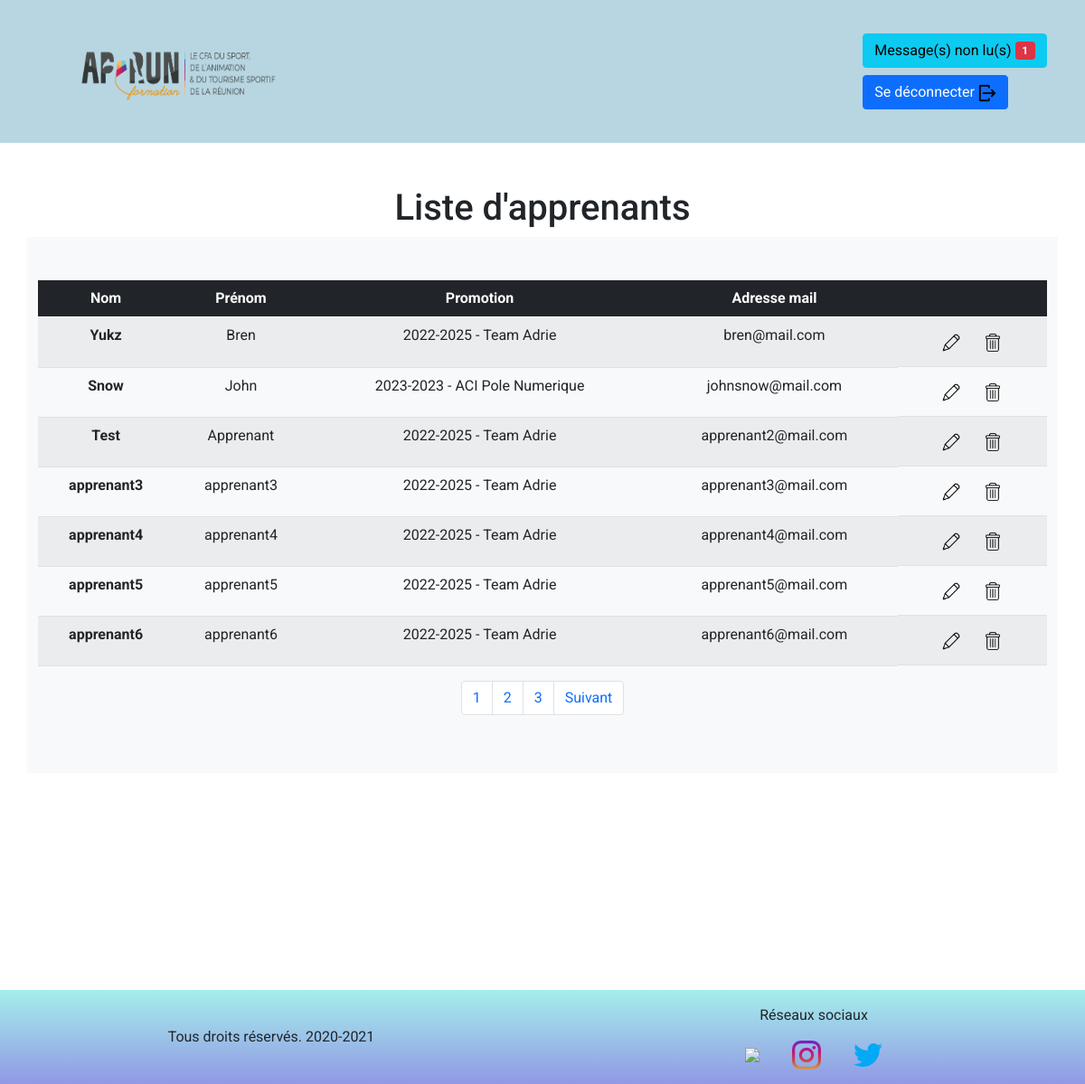
Page /pages/admin_liste_apprenants.php on the committed database.
### tables this page shows
CREATE TABLE `utilisateur_role` (
  `id` int(11) NOT NULL,
  `id_user` varchar(100) NOT NULL,
  `id_role` varchar(100) NOT NULL
);

CREATE TABLE `utilisateur` (
  `id_user` varchar(100) NOT NULL,
  `nom` varchar(100) NOT NULL,
  `prenom` varchar(100) NOT NULL,
  `email` varchar(150) NOT NULL,
  `mdp` text NOT NULL
);

CREATE TABLE `promotion` (
  `id_promo` varchar(100) NOT NULL,
  `nom` varchar(100) NOT NULL,
  `formation` varchar(100) NOT NULL,
  `debut` int(11) NOT NULL,
  `fin` int(11) NOT NULL,
  `duree` int(11) NOT NULL
);

### includes/liste_apprenant.php (the view, shortened to what this page needs)
<?php
require_once 'bdd.php';
$results_per_page = 7;
if (!isset($_GET['page'])) {
    $page = 1;
} else {
    $page = $_GET['page'];
}
$limit_result = ($page - 1) * $results_per_page;
$req = $bdd->prepare(" SELECT utilisateur.id_user AS id, utilisateur.nom AS nom_user , utilisateur.prenom AS prenom_user, utilisateur.email AS email, promotion.nom AS promo_nom, utilisateur_role.id_role AS user_role, promotion.debut AS promo_debut, promotion.fin AS promo_fin
                        FROM `utilisateur_role`
                        INNER JOIN `utilisateur` ON utilisateur.id_user = utilisateur_role.id_user
                        INNER JOIN `utilisateur_promotion` ON utilisateur.id_user = utilisateur_promotion.id_user
                        INNER JOIN `promotion` ON promotion.id_promo = utilisateur_promotion.id_promo
                        WHERE id_role = '1'
                        LIMIT  $limit_result , $results_per_page
                        ");
$req->execute();
$tab_utilisateur = $req->fetchAll(PDO::FETCH_ASSOC);
foreach ($tab_utilisateur as $key => $value) {
?>
        <tr>
            <th scope="row"><?= $value['nom_user'] ?></th>
            <td><?= $value['prenom_user'] ?></td>
            <td><?= $value['promo_debut'] . '-' . $value['promo_fin'] . ' - ' . $value['promo_nom']  ?></td>
            <td><?= $value['email'] ?></td>
            <td class="d-flex justify-content-center">
                <form action="../pages/formulaire_modification.php" method="POST">
                    <button class="btn" type="submit" name="modifier">
                        <img src="../ressources/img/pen.png" width="20px" height="20px">
                    </button>
                </form>
                <button class="btn" type="button" onclick=" afficher_modal_suppression('<?= $value['nom_user'] ?>', '<?= $value['id'] ?>', '<?= $value['user_role'] ?>')">
                    <img src="../ressources/img/delete.png" width="20px" height="20px">
                </button>
            </td>
        </tr>
<?php
}

### styles/style.css (style rules this page uses)
body { font-family: 'Roboto', sans-serif; }

### rows in the picture
utilisateur_role: id_user.nom "Yukz", id_user.prenom "Bren", promotion.debut "2022", promotion.fin "2025", promotion.nom "Team Adrie", id_user.email "bren@mail.com"
utilisateur_role: id_user.nom "Snow", id_user.prenom "John", promotion.debut "2023", promotion.fin "2023", promotion.nom "ACI Pole Numerique", id_user.email "johnsnow@mail.com"
utilisateur_role: id_user.nom "Test", id_user.prenom "Apprenant", promotion.debut "2022", promotion.fin "2025", promotion.nom "Team Adrie", id_user.email "apprenant2@mail.com"
utilisateur_role: id_user.nom "apprenant3", id_user.prenom "apprenant3", promotion.debut "2022", promotion.fin "2025", promotion.nom "Team Adrie", id_user.email "apprenant3@mail.com"
utilisateur_role: id_user.nom "apprenant4", id_user.prenom "apprenant4", promotion.debut "2022", promotion.fin "2025", promotion.nom "Team Adrie", id_user.email "apprenant4@mail.com"
utilisateur_role: id_user.nom "apprenant5", id_user.prenom "apprenant5", promotion.debut "2022", promotion.fin "2025", promotion.nom "Team Adrie", id_user.email "apprenant5@mail.com"
utilisateur_role: id_user.nom "apprenant6", id_user.prenom "apprenant6", promotion.debut "2022", promotion.fin "2025", promotion.nom "Team Adrie", id_user.email "apprenant6@mail.com"

### other values in the picture
$nbre['COUNT(id)'] "1"
